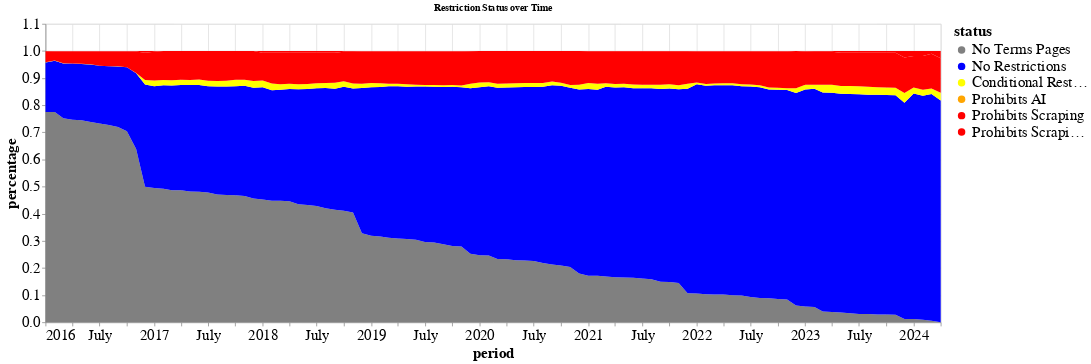

Notebook code cell kept with this figure:
### Markdown cell above
### Plot Temporal ToS Area Chart

### Code cell
chart = robots_util.plot_temporal_area_map_altair(
    tos_summary_df,
    period_col='period', 
    status_col='status', 
    val_col='tokens',  # "count" / "tokens"
    title='Restriction Status over Time', 
    ordered_statuses=['No Terms Pages', 'No Restrictions', 'Conditional Restrictions', 'Prohibits AI', 'Prohibits Scraping', 'Prohibits Scraping & AI'], 
    status_colors= {
        'No Terms Pages': 'gray', 'No Restrictions': 'blue', 
        'Conditional Restrictions': 'yellow', 'Prohibits AI': 'orange', 
        'Prohibits Scraping': 'red', 'Prohibits Scraping & AI': 'red'
    },
)
chart.show()

### Figure 1 — Vega-Lite specification as saved in the notebook (floating-point values rounded to 4 significant figures; data arrays with more than 128 entries replaced by an {"elided": "..."} marker saying what was removed)
{"config": {"view": {"continuousWidth": 300, "continuousHeight": 300}, "axis": {"domain": true, "labelFont": "sans-serif", "labelFontSize": 20, "titleFont": "sans-serif", "titleFontSize": 20}, "axisX": {"domain": true, "labelAngle": 0}, "axisY": {"domain": true}, "legend": {"labelFont": "sans-serif", "labelFontSize": 20, "titleFont": "sans-serif", "titleFontSize": 20}}, "data": {"name": "data-29b436e6584835ae49410cb028c97c43"}, "mark": {"type": "area"}, "encoding": {"color": {"field": "status", "scale": {"domain": ["No Terms Pages", "No Restrictions", "Conditional Restrictions", "Prohibits AI", "Prohibits Scraping", "Prohibits Scraping & AI"], "range": ["gray", "blue", "yellow", "orange", "red", "red"]}, "title": "status", "type": "nominal"}, "order": {"field": "order", "type": "quantitative"}, "x": {"field": "period", "type": "temporal"}, "y": {"field": "percentage", "type": "quantitative"}}, "height": 400, "title": "Restriction Status over Time", "width": 1200, "$schema": "https://vega.github.io/schema/vega-lite/v5.17.0.json", "datasets": {"data-29b436e6584835ae49410cb028c97c43": {"elided": "600 records"}}}
